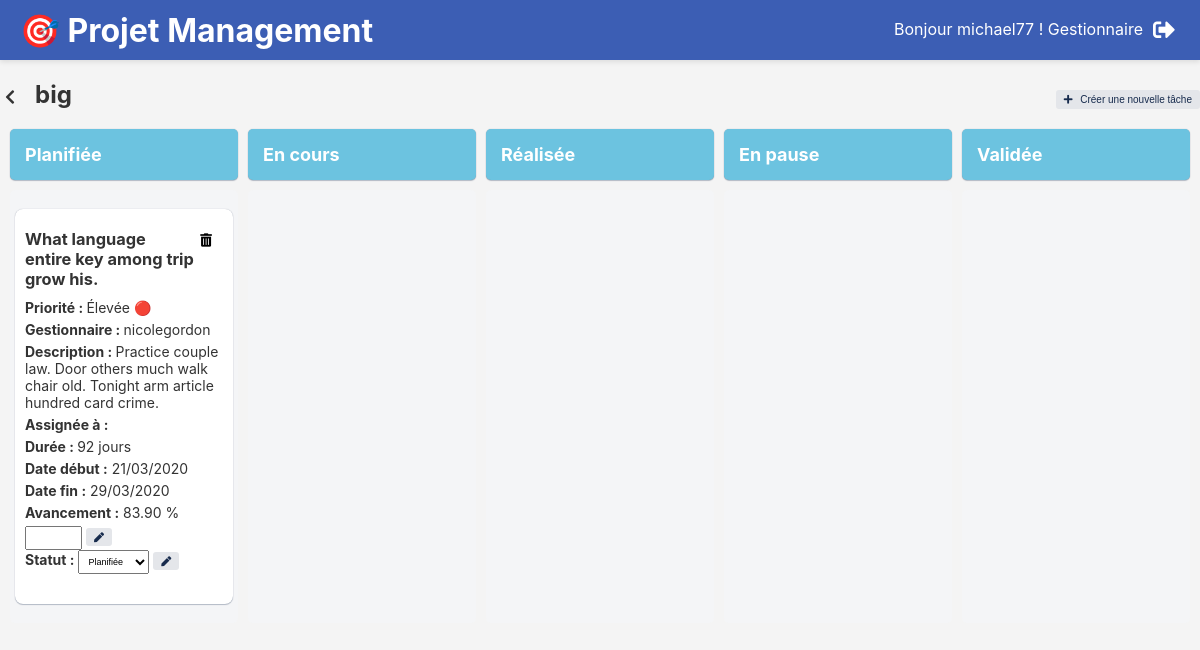
The app's page /projetmanagement/projet/10/ (signed in) with its own data.
### projetmanagement/models.py (models this page shows, shortened)
class Utilisateur(AbstractUser):
    estResponsable = models.BooleanField(default=False)
    estGestionnaire = models.BooleanField(default=False)

class Projets(models.Model):
    id_projet = models.IntegerField(primary_key=True)
    nom = models.CharField(max_length=50)
    avancement = models.DecimalField(max_digits=15, decimal_places=2)
    STATUT_CHOICES = (
        ('En pause', 'En pause'),
        ('Planifié', 'Planifié'),
        ('En cours', 'En cours'),
        ('Livré', 'Livré'),
    )
    statut = models.CharField(max_length=50, choices=STATUT_CHOICES)
    responsable = models.ForeignKey(Utilisateur, on_delete=models.SET_NULL, null=True)
    date_debut = models.DateField()
    date_fin = models.DateField()

class Taches(models.Model):
    id_tache = models.AutoField(primary_key=True)
    libelle = models.CharField(max_length=255)
    description = models.TextField()
    niveau_profondeur = models.SmallIntegerField(default=1)
    duree = models.IntegerField()
    avancement = models.DecimalField(max_digits=5, decimal_places=2, default=0)
    PRIORITE_CHOICES = (
        (1, 'Basse'),
        (2, 'Moyenne'),
        (3, 'Haute'),
    )
    priorite = models.IntegerField(choices=PRIORITE_CHOICES, default=2)
    STATUT_CHOICES = (
        ('Planifiée', 'Planifiée'),
        ('En cours', 'En cours'),
        ('Réalisée', 'Réalisée'),
        ('En pause', 'En pause'),
        ('Validée', 'Validée'),
    )
    statut = models.CharField(max_length=50, choices=STATUT_CHOICES, default='Planifiée')
    gestionnaire = models.ForeignKey(Utilisateur, on_delete=models.SET_NULL, null=True,
                                     validators=[validate_gestionnaire])
    employes = models.ManyToManyField(Utilisateur, related_name='taches_assignees', blank=True)
    tache_parent = models.ForeignKey('self', null=True, blank=True, related_name='sous_taches',
                                     on_delete=models.CASCADE)
    date_debut = models.DateField()
    date_fin = models.DateField()
    projet = models.ForeignKey(Projets, on_delete=models.CASCADE)

### projetmanagement/views.py (the view)
# urls.py: path('projet/<int:projet_id>/', views.detail_projet, name='detail_projet'),
@login_required
def detail_projet(request, projet_id):
    projet = get_object_or_404(Projets, pk=projet_id)
    taches_par_statut = {
        'Planifiée': Taches.objects.filter(projet_id=projet.id_projet, statut='Planifiée'),
        'En cours': Taches.objects.filter(projet_id=projet.id_projet, statut='En cours'),
        'Réalisée': Taches.objects.filter(projet_id=projet.id_projet, statut='Réalisée'),
        'En pause': Taches.objects.filter(projet_id=projet.id_projet, statut='En pause'),
        'Validée': Taches.objects.filter(projet_id=projet.id_projet, statut='Validée'),
    }
    return render(request, 'detail_projet.html', {'projet': projet, 'taches_par_statut': taches_par_statut})

### projetmanagement/templates/detail_projet.html (shortened to what this page needs)
{% load static %}
<!DOCTYPE html>
<html lang="en">
<head>
    <link rel="stylesheet" type="text/css" href="{% static 'style_detail_projet.css' %}">
    <link rel="stylesheet" type="text/css" href="{% static 'style.css' %}">
    <link rel="stylesheet" href="https://cdnjs.cloudflare.com/ajax/libs/font-awesome/5.15.4/css/all.min.css">
</head>
<body>
{% include 'header.html' %}
<div class="in-line">
    <div class="in-line retour">
        <a href="{% url 'liste_projets' %}">
            <i class="fas fa-chevron-left back-icon" title="Retour"></i>
        </a>
        <h2>
            {{ projet.nom }}
        </h2>
    </div>
    {% if user.estGestionnaire == True %}
        <button class="btn creer-btn">
            <a href="{% url 'creer_tache' projet_id=projet.id_projet %}">
                <i class="fas fa-plus"></i> Créer une nouvelle tâche
            </a>
        </button>
    {% endif %}
</div>
<table>
    <thead>
    <tr>
        <th>Planifiée</th>
        <th>En cours</th>
        <th>Réalisée</th>
        <th>En pause</th>
        <th>Validée</th>
    </tr>
    </thead>
    <tbody>
    <tr>
        {% for statut, taches in taches_par_statut.items %}
            <td class="statut {{ statut }}">
                <ul>
                    {% for tache in taches %}
                        <li class="tache">
                            <div class="in-line">
                                <h3>{{ tache.libelle }}</h3>
                                <form method="post" action="{% url 'supprimer_tache' tache_id=tache.id_tache %}">
                                    <button type="submit"><i class="fas fa-trash-alt trash-icon"></i></button>
                                </form>
                            </div>
                            <p><strong>Priorité : </strong>{% if tache.priorite == 1 %}Basse
                                🟢{% elif tache.priorite == 2 %}Moyenne 🟡{% else %}Élevée 🔴{% endif %}</p>
                            <p><strong>Gestionnaire : </strong>{{ tache.gestionnaire }}</p>
                            <p><strong>Description : </strong> {{ tache.description }}</p>
                            <p><strong>Assignée à : </strong>
                            </p>
                            <p><strong>Durée : </strong>{{ tache.duree }} jours</p>
                            <p><strong>Date début :</strong> {{ tache.date_debut|date:"d/m/Y" }}</p>
                            <p><strong>Date fin :</strong> {{ tache.date_fin|date:"d/m/Y" }}</p>
                            <p><strong>Avancement :</strong> {{ tache.avancement }} %</p>
                            {% if user.estGestionnaire == True %}
                                <form method="post"
                                      action="{% url 'modifier_avancement_tache' tache_id=tache.id_tache %}">
                                    <input type="number" name="avancement" min="0" max="100" required>
                                    <button type="submit" class="btn modifier-btn">
                                        <i class="fas fa-pen" style="margin-right: 0px" ;></i>
                                    </button>
                                </form>
                                <form method="post" action="{% url 'modifier_statut_tache' tache_id=tache.id_tache %}">
                                    <label for="statut"><strong>Statut :</strong></label>
                                    <select name="statut">
                                        <option value="Planifiée">Planifiée</option>
                                    </select>
                                    <button type="submit" class="btn modifier-btn">
                                        <i class="fas fa-pen" style="margin-right: 0px" ;></i>
                                    </button>
                                </form>
                            {% endif %}
                        </li>
                    {% endfor %}
                </ul>
            </td>
        {% endfor %}
    </tr>
    </tbody>
</table>
</body>
</html>

### projetmanagement/templates/header.html (shortened to what this page needs)
<header>
    {% block content %}
        <h1>🎯 Projet Management</h1>
        <div class="user_bloc">
            Bonjour {{ user.username }} !
            {% if user.estResponsable == True %}
                Responsable
            {% elif user.estGestionnaire == True %}
                Gestionnaire
            {% else %}
                Employe
            {% endif %}
            <form action="{% url 'logout' %}" method="post">
                <button type="submit" class="logout-button">
                    <i class="fas fa-sign-out-alt logout-icon" title="Déconnexion"></i>
                </button>
            </form>
        </div>
    {% endblock %}
</header>

### projetmanagement/static/style_detail_projet.css (style rules this page uses)
table { width: 100%; border-collapse: separate; border-spacing: 10px; border: none; }
h3 { margin-bottom: 10px; }
th, td { width: 20%; border: none; text-align: left; vertical-align: top; }
th { padding: 15px; }
td { padding: 5px; }
th { background-color: #6CC3E0; color: #fff; font-size: 18px; border-radius: 5px; box-shadow: 0px 1px 1px #091e4240, 0px 0px 1px #091e424f; }
.statut { background-color: #f4f5f7; border-radius: 5px; font-size: 14px; }
ul { padding: 0px; flex-grow: 1; }
.tache { list-style: none; margin-bottom: 10px; padding: 20px 10px 30px 10px; border-radius: 8px; position: relative; background-color: white; border-color: #999; flex-grow: 1; box-shadow: 0px 1px 1px #091e4240, 0px 0px 1px #091e424f; }
input, select { padding: 5px !important; font-size: xx-small; }

### projetmanagement/static/style.css (style rules this page uses)
body { font-family: -apple-system, BlinkMacSystemFont, Segoe UI, Roboto, Noto Sans, Ubuntu, Droid Sans, Helvetica Neue, sans-serif; margin: 0; padding: 0; box-sizing: border-box; background-color: #f4f4f4; color: #333; }
h1 { color: white; }
header { background-color: #3c5eb4; color: #fff; padding: 20px; display: flex; justify-content: space-between; align-items: center; box-shadow: 0 2px 5px rgba(0, 0, 0, 0.1); height: 20px; }
.logout-button { background: none; border: none; padding: 0; }
.logout-icon { color: #fff; font-size: 22px; cursor: pointer; transition: transform 0.3s ease; }
h2 { margin-left: 15px; margin-bottom: 10px; }
h3 { margin-top: 0px; margin-bottom: 10px; }
.back-icon { margin-left: 30px; font-size: medium; transition: transform 0.3s ease; margin: 5px; }
.in-line { justify-content: space-between; display: flex; align-items: baseline; }
button { background: none; border: none; color: inherit; }
.btn { align-items: center; background-color: #E4E6EA; border: none; border-radius: 3px; box-shadow: none; box-sizing: border-box; color: #172b4d; cursor: pointer; display: inline-flex; font-size: x-small; font-weight: 500; justify-content: center; padding: 4px 8px; }
a { color: inherit; text-decoration: none; }
.trash-icon { color: black; }
p { margin: 0px 0px 5px 0; }
i { margin-right: 5px; }
.user_bloc { display: flex; }
.user_bloc form { margin-left: 10px; }

### records on screen
Utilisateur: username "michael77"
Projets: nom "big"
Taches: libelle "What language entire key among trip grow his.", priorite "Élevée 🔴", gestionnaire "nicolegordon", description "Practice couple law. Door others much walk chair old. Tonight arm article hundred card crime.", duree "92", date_debut "21/03/2020", date_fin "29/03/2020", avancement "83.90"
